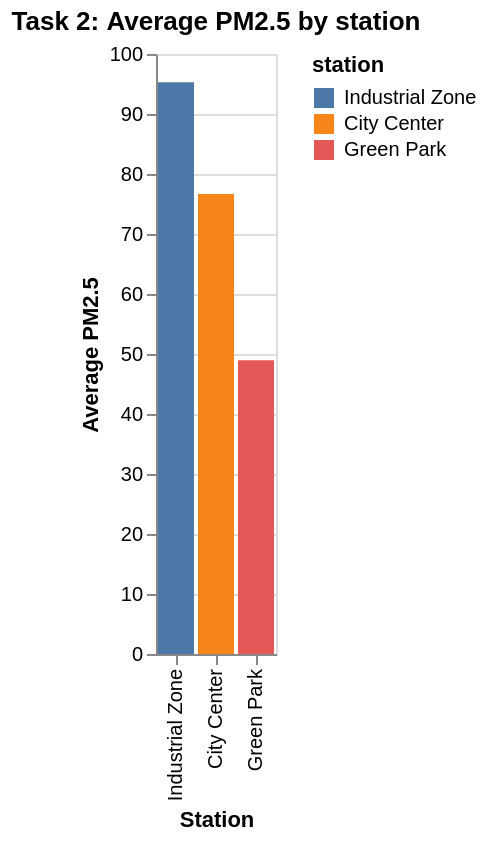

The Vega-Lite source for this figure:
### Vega-Lite specification from a JSON file in a GitHub repository (floating-point values rounded to 4 significant figures; data arrays with more than 128 entries replaced by an {"elided": "..."} marker saying what was removed)
{"$schema": "https://vega.github.io/schema/vega-lite/v6.json", "title": "Task 2: Average PM2.5 by station", "data": {"values": {"elided": "276 records"}}, "transform": [{"filter": "isValid(datum.pm25)"}], "mark": "bar", "encoding": {"x": {"field": "station", "type": "nominal", "sort": "-y", "title": "Station"}, "y": {"aggregate": "mean", "field": "pm25", "type": "quantitative", "title": "Average PM2.5"}, "color": {"field": "station", "type": "nominal", "scale": {"domain": ["Industrial Zone", "City Center", "Green Park"]}}, "tooltip": [{"field": "station", "type": "nominal"}, {"aggregate": "mean", "field": "pm25", "type": "quantitative", "title": "Average PM2.5", "format": ".1f"}]}}
